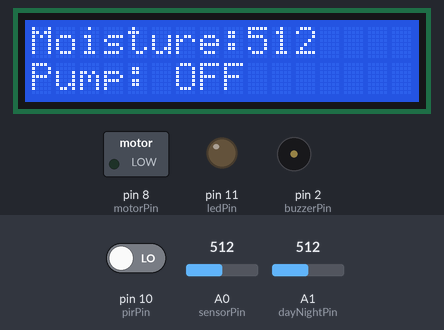
Recording of a sketch running on a simulated Arduino Uno, built with avr-gcc and run on an emulated ATmega328P. On the bench: 16×2 character LCD, switched loads named in the sketch (green lamp = pin HIGH), output pins drawn as LEDs (lit = HIGH), buzzer (waves = sounding). The test bench sets the inputs (shaded band); at power-on: A0 (sensorPin) = 512, A1 (dayNightPin) = 512, pin 10 (pirPin) LOW. What the sketch prints to the serial monitor is not drawn.

Above: at 3.2 s.
3.3 s: A0 (sensorPin) set to 491
At 5.2 s:
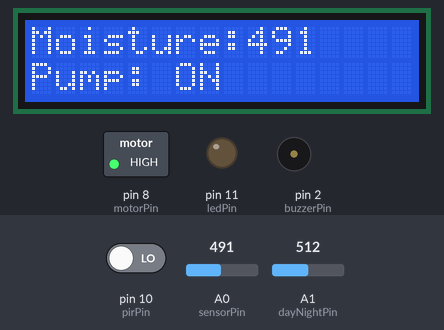
5.7 s: A1 (dayNightPin) set to 415
7.2 s: A1 (dayNightPin) set to 391
9.7 s: pin 10 (pirPin) driven HIGH
At 11.4 s:
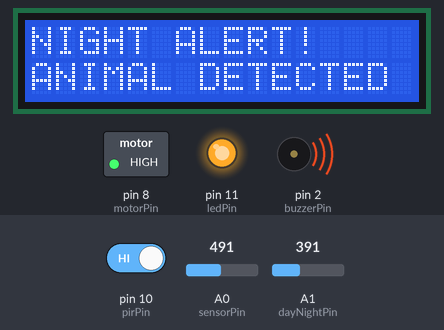
11.8 s: A0 (sensorPin) set to 510
At 13.4 s:
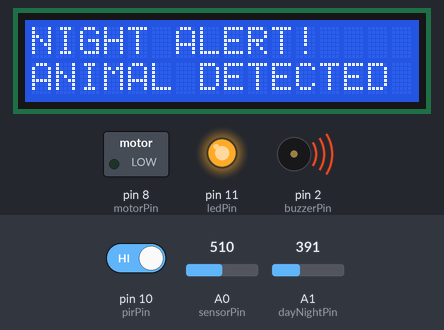
13.9 s: pin 10 (pirPin) driven LOW
At 15.6 s:
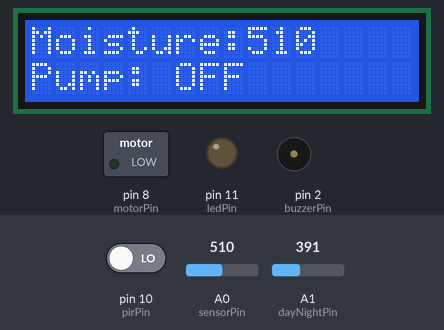
Timing chart, 0 to 16.9 s (numbered marks = the images above; inputs shaded):
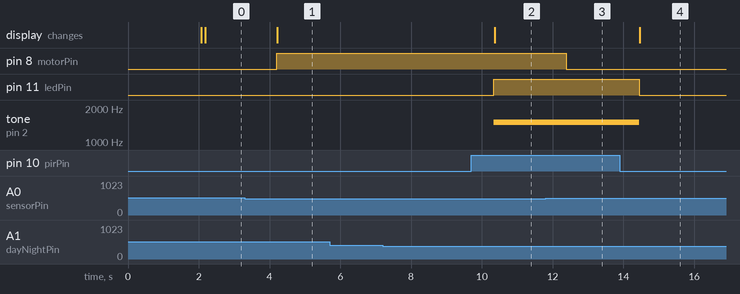

The sketch:

smart_irrigation_system_with_animal_detection1_CODE.ino
```cpp
#include <LiquidCrystal.h>

// ===============================
// ORIGINAL PROJECT
// ===============================

const int sensorPin = A0;
const int motorPin = 8;

// LCD: RS, E, D4, D5, D6, D7
LiquidCrystal lcd(7, 6, 5, 4, 3, 9);

const int threshold = 500;


// ===============================
// NEW ANIMAL PROTECTION
// ===============================

const int dayNightPin = A1;
const int pirPin = 10;
const int ledPin = 11;
const int buzzerPin = 2;


void setup()
{
  pinMode(motorPin, OUTPUT);
  pinMode(pirPin, INPUT);
  pinMode(ledPin, OUTPUT);
  pinMode(buzzerPin, OUTPUT);

  lcd.begin(16, 2);

  Serial.begin(9600);

  lcd.print("Plant Watering");
  delay(2000);
  lcd.clear();

  Serial.println("================================");
  Serial.println(" SMART PLANT SYSTEM");
  Serial.println("================================");
}


void loop()
{
  // ===============================
  // SOIL MOISTURE
  // ===============================

  int moisture = analogRead(sensorPin);


  // ===============================
  // PUMP
  // ===============================

  if (moisture < threshold)
  {
    digitalWrite(motorPin, HIGH);
  }
  else
  {
    digitalWrite(motorPin, LOW);
  }


  // ===============================
  // READ POTENTIOMETER
  // ===============================

  int dayNight = analogRead(dayNightPin);


  // ===============================
  // READ PIR
  // ===============================

  int motion = digitalRead(pirPin);


  // ===============================
  // SERIAL MONITOR
  // ===============================

  Serial.print("Moisture: ");
  Serial.print(moisture);

  Serial.print(" | Potentiometer: ");
  Serial.print(dayNight);


  // ===============================
  // NIGHT / DAY
  // ===============================

  if (dayNight < 400)
  {
    Serial.print(" | NIGHT");

    // ===========================
    // PIR ACTIVE AT NIGHT
    // ===========================

    Serial.print(" | PIR: ");

    if (motion == HIGH)
    {
      Serial.print("MOTION");

      digitalWrite(ledPin, HIGH);
      tone(buzzerPin, 1500);

      Serial.println(" | LED: ON | BUZZER: ON");

      lcd.clear();
      lcd.setCursor(0, 0);
      lcd.print("NIGHT ALERT!");
      lcd.setCursor(0, 1);
      lcd.print("ANIMAL DETECTED");

    }
    else
    {
      Serial.println("NO MOTION | LED: OFF | BUZZER: OFF");

      digitalWrite(ledPin, LOW);
      noTone(buzzerPin);
    }
  }
  else
  {
    // ===========================
    // DAY MODE
    // ===========================

    Serial.println(" | DAY | PIR: OFF | LED: OFF | BUZZER: OFF");

    digitalWrite(ledPin, LOW);
    noTone(buzzerPin);
  }


  // ===============================
  // NORMAL LCD
  // ===============================

  if (!(dayNight < 400 && motion == HIGH))
  {
    lcd.clear();

    lcd.setCursor(0, 0);
    lcd.print("Moisture:");
    lcd.print(moisture);

    lcd.setCursor(0, 1);

    if (moisture < threshold)
    {
      lcd.print("Pump: ON");
    }
    else
    {
      lcd.print("Pump: OFF");
    }
  }


  delay(1000);
}
```

Measured:
- the behaviour switches between 500 and 499 on A0 (sensorPin) (found by bisection; images 0 and 1)
- after the input at 3.3 s, pin 8 (motorPin): LOW → HIGH after 0.90 s; the display: changes after 0.92 s (image 1)
- after the input at 5.7 s, every drawn part: stays the same
- after the input at 7.2 s, every drawn part: stays the same
- after the input at 9.7 s, pin 11 (ledPin): LOW → HIGH after 0.64 s; tone on pin 2 (buzzerPin): silent → 1500 Hz after 0.64 s; the display: changes after 0.66 s (image 2)
- after the input at 11.8 s, pin 8 (motorPin): HIGH → LOW after 0.58 s
- after the input at 13.9 s, pin 11 (ledPin): HIGH → LOW after 0.55 s; tone on pin 2 (buzzerPin): 1500 Hz → silent after 0.55 s; the display: changes after 0.56 s (image 4)
